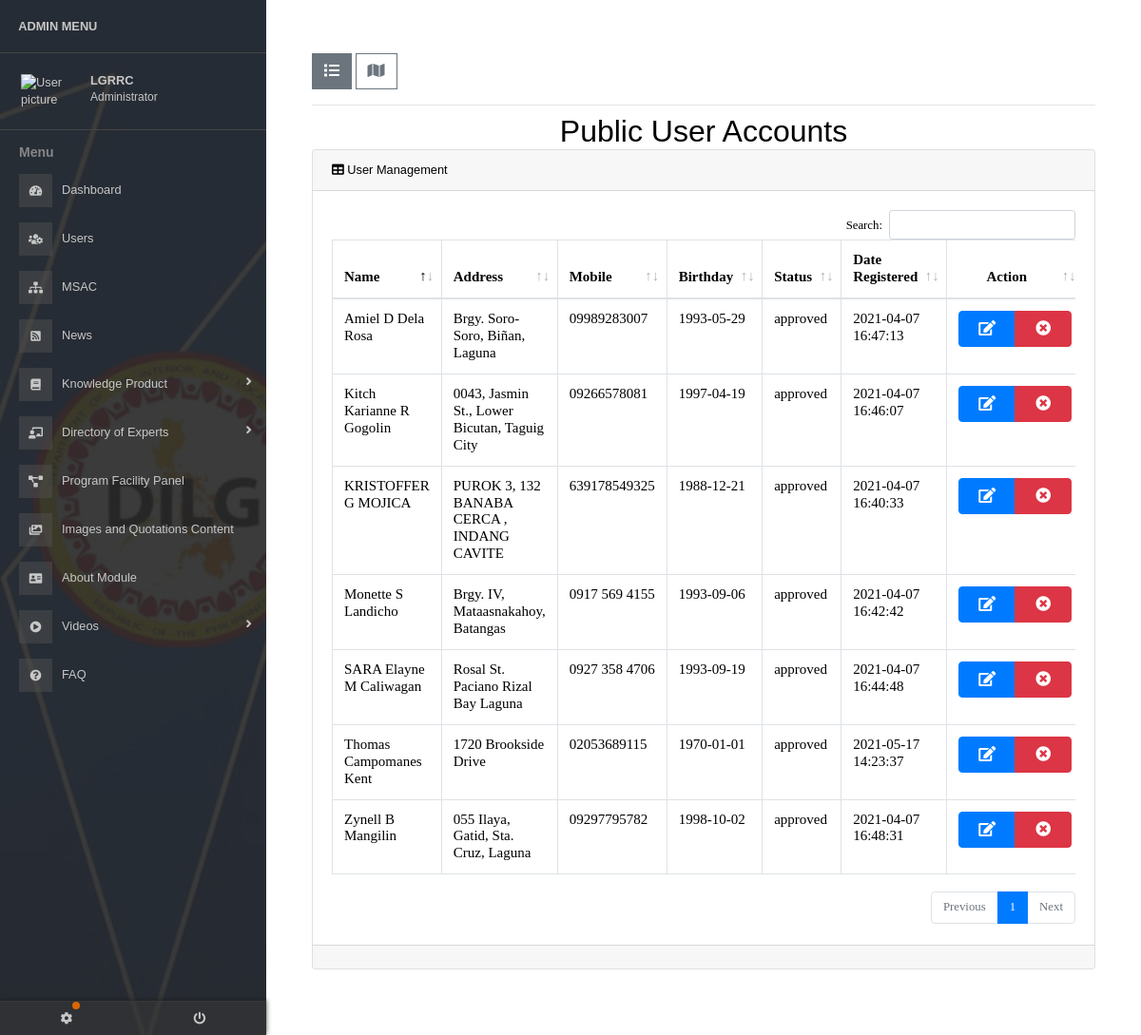
Screenshot of /admin/users.v1.php (signed in) with the database file from the repository.
### tables this page shows
CREATE TABLE `tbl_user` (
  `id` int(11) NOT NULL,
  `lastname` varchar(255) NOT NULL,
  `firstname` varchar(255) NOT NULL,
  `middlename` varchar(255) NOT NULL,
  `address` varchar(255) NOT NULL,
  `mobile` varchar(255) NOT NULL,
  `birthday` datetime NOT NULL,
  `username` varchar(255) NOT NULL,
  `password` varchar(255) NOT NULL,
  `status` varchar(255) NOT NULL,
  `dateUploaded` datetime NOT NULL,
  `borrowerId` varchar(11) NOT NULL,
  `usertype` varchar(255) NOT NULL,
  `email` varchar(255) NOT NULL
);

### admin/function php/Connection.php (called while the page is built, shortened)
<?php
class Connection
{
	function connect()
	{
		$db_name="calabarzondilggo_lgrrc";
		$mysql_username="calabarzondilggo_lgrrcuser";
		$mysql_password="`(q/*kTRV366'mqD@=eS-";
		$server_name="localhost";
		$conn=mysqli_connect($server_name, $mysql_username, $mysql_password, $db_name);
		return $conn;
	}
}
 ?>

### admin/function php/fetchUsersData.php (called while the page is built)
<?php
require_once 'Connection.php';
$users = getAllUsers();
function getAllUsers()
{
	$conn = new Connection();
	$data = [];
	$query = "SELECT `id`, `lastname`, `firstname`, `middlename`, `address`, `mobile`, DATE(`birthday`) as birthday, `username`, `password`, `status`, `dateUploaded`, `borrowerId`, `usertype`, `email` FROM `tbl_user` WHERE `usertype` = 'user' ORDER BY id DESC " ;
	$result = mysqli_query($conn->connect(), $query);
	while($row = mysqli_fetch_array($result))
	{
		$data[] = $row;
	}
	return $data;
}

### admin/users.v1.php (the view, shortened to what this page needs)
<?php
require_once 'function php/fetchUsersData.php';
 ?>
 <!DOCTYPE html>
<html lang="en">
<head>
    <?php include 'includes/css_includes.php'; ?>
</head>
<body>
    <div class="page-wrapper default-theme sidebar-bg bg1 toggled">
        <?php include 'includes/sidebar.php' ?>
        <main class="page-content pt-2">
            <div class="container-fluid p-5">
                <div class="row">
                    <div class="form-group col-md-12">
                        <a id="toggle-sidebar" class="btn btn-secondary rounded-0" href="#">
                            <span class="fas fa-list"></span>
                        </a>
                        <a id="pin-sidebar" class="btn btn-outline-secondary rounded-0" href="#">
                            <span class="fas fa-map"></span>
                        </a>
                    </div>
                </div>
                <hr>
            <div class="row">
                <div class="col-md-12 mt-2">
                    <center><h2>Public User Accounts</h2></center>
                     <div class="card mb-3">
                      <div class="card-header">
                        <i class="fa fa-table"></i> User Management
                      </div>
                      <div class="card-body">
                        <div class="table-responsive" style="font-family: ui monospace;">
                          <table class="table table-bordered" id="result1" width="100%" cellspacing="0" style="font-size: 15px;">
                            <thead>
                              <tr>
                                <th>Name</th>
                                <th>Address</th>
                                <th>Mobile</th>
                                <th>Birthday</th>
                                <th>Status</th>
                                <th>Date Registered</th>
                                <th width="7%"><center>Action</center></th>
                              </tr>
                            </thead>
                            <tbody>
                              <?php foreach ($users as $key => $user): ?>
                              <tr>
                                <td><?php echo $user['firstname'].' '.$user['middlename'].' '.$user['lastname']; ?></td>
                                <td><?php echo $user['address']; ?></td>
                                <td><?php echo $user['mobile']; ?></td>
                                <td><?php echo $user['birthday']; ?></td>
                                <td><?php echo $user['status']; ?></td>
                                <td><?php echo $user['dateUploaded']; ?></td>
                                <?php if ( $user['status'] == 'approved' ) { ?>
                                  <td>
                                    <center>
                                      <div class="cell-button-alignment">
                                        <div class="cell-button btn-group">
                                          <button style="width:60px;" type="button" id="td_btn_edit" data-id_edit="<?php echo $user["id"]; ?>" data-toggle= "modal" data-target="#modalUpdate" class="btn btn-md btn-primary">
                                          <span class="fa fa-edit"></span></button>
                                          <button style="width:60px;" type="button" id="td_btn_delete" data-id_delete="<?php echo $user["id"]; ?>" class="btn btn-md btn-danger" data-toggle="modal" data-target="#residentsModal">
                                          <span class="fa fa-times-circle"></span></button>
                                        </div>
                                      </div>
                                    </center>
                                  </td>
                                <?php } ?>
                              </tr>
                              <?php endforeach ?>
                            </tbody>
                          </table>
                        </div>
                      </div>
                      <div class="card-footer small text-muted"></div>
                    </div>
                </div>
            </div>
            </div>
        </main>
    </div>
</body>
</html>

### admin/includes/css_includes.php (shortened to what this page needs)
<link rel="stylesheet" href="assets/css/bootstrap.min.css">
<link rel="stylesheet" href="../fonts/font awesome/css/all.min.css">
<link rel="stylesheet" href="assets/css/jquery.mCustomScrollbar.css">
<link rel="stylesheet" href="css/main.css">
<link rel="stylesheet" href="css/sidebar-themes.css">
<link rel="stylesheet" type="text/css" href="DataTables/datatables.min.css"/>
<link rel="stylesheet" href="../rich texteditor/examples/css/site.css">
<link rel="stylesheet" href="../rich texteditor/src/richtext.min.css">

### admin/includes/sidebar.php (shortened to what this page needs)
<nav id="sidebar" class="sidebar-wrapper">
    <div class="sidebar-content">
        <div class="sidebar-item sidebar-brand">
            <a href="#">Admin Menu</a>
        </div>
        <div class="sidebar-item sidebar-header d-flex flex-nowrap">
            <div class="user-pic">
                <img class="img-responsive img-rounded" src="../images/lgrc_logo.png" alt="User picture">
            </div>
            <div class="user-info">
                <span class="user-name">
                    <strong>LGRRC</strong>
                </span>
                <span class="user-role">Administrator</span>
            </div>
        </div>
        <div class=" sidebar-item sidebar-menu">
            <ul>
                <li class="header-menu">
                    <span>Menu</span>
                </li>
                <li class="">
                    <a href="index.php">
                        <i class="fa fa-tachometer-alt"></i>
                        <span class="menu-text">Dashboard</span>
                    </a>
                </li>
                <li class="">
                    <a href="users.php">
                        <i class="fa fa-users-cog"></i>
                        <span class="menu-text">Users</span>
                    </a>
                </li>
                <li class="">
                    <a href="msac.php">
                        <i class="fa fa-sitemap"></i>
                        <span class="menu-text">MSAC</span>
                    </a>
                </li>
                <li class="">
                    <a href="news.php">
                        <i class="fa fa-rss-square"></i>
                        <span class="menu-text">News</span>
                    </a>
                </li>
                <li class="sidebar-dropdown">
                    <a href="#">
                        <i class="fa fa-book"></i>
                        <span class="menu-text">Knowledge Product</span>
                    </a>
                </li>
                <li class="sidebar-dropdown">
                    <a href="#">
                        <i class="fa fa-chalkboard-teacher"></i>
                        <span class="menu-text">Directory of Experts</span>
                    </a>
                </li>
                <li class="">
                    <a href="program.php">
                        <i class="fa fa-project-diagram"></i>
                        <span class="menu-text">Program Facility Panel</span>
                    </a>
                </li>
                <li class="">
                    <a href="content.php">
                        <i class="fa fa-images"></i>
                        <span class="menu-text">Images and Quotations Content</span>
                    </a>
                </li>
                <li class="">
                    <a href="about.php">
                        <i class="fa fa-address-card"></i>
                        <span class="menu-text">About Module</span>
                    </a>
                </li>
                <li class="sidebar-dropdown">
                    <a href="#">
                        <i class="fa fa-play-circle"></i>
                        <span class="menu-text">Videos</span>
                    </a>
                </li>
                <li class="">
                    <a href="faq.php">
                        <i class="fa fa-question-circle"></i>
                        <span class="menu-text">FAQ</span>
                    </a>
                </li>
            </ul>
        </div>
    </div>
    <div class="sidebar-footer">
        <div class="dropdown">
            <a href="#" data-toggle="dropdown" aria-haspopup="true" aria-expanded="false">
                <i class="fa fa-cog"></i>
                <span class="badge-sonar"></span>
            </a>
        </div>
        <div>
            <a href="../function php/logout.php">
                <i class="fa fa-power-off"></i>
            </a>
        </div>
    </div>
</nav>

### admin/css/sidebar-themes.css (style rules this page uses)
.default-theme .sidebar-wrapper { background-color: #1d1d1d; }
.default-theme .sidebar-wrapper .sidebar-item { border-top: 1px solid #2b2b2b; }
.default-theme .sidebar-wrapper .sidebar-item:first-child { border-top: none; }
.default-theme .sidebar-wrapper a:not(.dropdown-item), .default-theme .sidebar-wrapper .sidebar-header, .default-theme .sidebar-wrapper .sidebar-search input, .default-theme .sidebar-wrapper .sidebar-search i { color: #adadad; }
.default-theme .sidebar-wrapper .sidebar-menu ul li a i { background-color: #2b2b2b; }
.default-theme .sidebar-wrapper .sidebar-menu .header-menu span { color: #868686; }
.default-theme .sidebar-wrapper .sidebar-footer { background-color: #2b2b2b; -webkit-box-shadow: 0px -1px 5px #1d1d1d; box-shadow: 0px -1px 5px #1d1d1d; border-top: 1px solid #2b2b2b; }
.default-theme .sidebar-wrapper .sidebar-footer > div:first-child { border-left: none; }
.default-theme.sidebar-bg .sidebar-wrapper:before { background-color: rgba(42, 42, 42, 0.9); }
.default-theme.sidebar-bg .sidebar-wrapper a:not(.dropdown-item), .default-theme.sidebar-bg .sidebar-wrapper .sidebar-header, .default-theme.sidebar-bg .sidebar-wrapper .sidebar-search input, .default-theme.sidebar-bg .sidebar-wrapper .sidebar-search i { color: #c7c7c7; }
.default-theme.sidebar-bg .sidebar-wrapper .sidebar-item { border-color: #454545; }
.default-theme.sidebar-bg .sidebar-wrapper .sidebar-menu ul li a i { background-color: rgba(81, 81, 81, 0.5); }
.default-theme.sidebar-bg .sidebar-wrapper .sidebar-footer { background-color: rgba(56, 56, 56, 0.5); -webkit-box-shadow: 0px -1px 5px rgba(29, 29, 29, 0.8); box-shadow: 0px -1px 5px rgba(29, 29, 29, 0.8); border-top: 1px solid #383838; }

### rich texteditor/examples/css/site.css (style rules this page uses)
* { margin: 0; padding: 0; box-sizing: border-box; }
body { background-color: #EFEFEF; }

### widgEditor/css/main.css (style rules this page uses)
body { margin: 0; padding: 0 0 2em 0; background-color: #FFFFFF; color: #000000; font-family: Arial, Helvetica, sans-serif; font-size: 80%; line-height: 1.4em; }
body * { margin-top: 0; margin-bottom: 0; }

### widgEditor/css/widgContent.css (style rules this page uses)
body { font-family: Arial, Helvetica, sans-serif; font-size: 80%; color: #000000; }

### rows the page displays
tbl_user: firstname "Thomas", middlename "Campomanes", lastname "Kent", address "1720 Brookside Drive", mobile "02053689115", birthday "1970-01-01", status "approved", dateUploaded "2021-05-17 14:23:37"
tbl_user: firstname "Zynell", middlename "B", lastname "Mangilin", address "055 Ilaya, Gatid, Sta. Cruz, Laguna", mobile "09297795782", birthday "1998-10-02", status "approved", dateUploaded "2021-04-07 16:48:31"
tbl_user: firstname "Amiel", middlename "D", lastname "Dela Rosa", address "Brgy. Soro-Soro, Biñan, Laguna", mobile "09989283007", birthday "1993-05-29", status "approved", dateUploaded "2021-04-07 16:47:13", $user["id"] 6 (drawn)
tbl_user: firstname "Kitch Karianne", middlename "R", lastname "Gogolin", address "0043, Jasmin St., Lower Bicutan, Taguig City", mobile "09266578081", birthday "1997-04-19", status "approved", dateUploaded "2021-04-07 16:46:07"
tbl_user: firstname "SARA Elayne", middlename "M", lastname "Caliwagan", address "Rosal St. Paciano Rizal Bay Laguna", mobile "0927 358 4706", birthday "1993-09-19", status "approved", dateUploaded "2021-04-07 16:44:48"
tbl_user: firstname "Monette", middlename "S", lastname "Landicho", address "Brgy. IV, Mataasnakahoy, Batangas", mobile "0917 569 4155", birthday "1993-09-06", status "approved", dateUploaded "2021-04-07 16:42:42"
tbl_user: firstname "KRISTOFFER", middlename "G", lastname "MOJICA", address "PUROK 3, 132 BANABA CERCA , INDANG CAVITE", mobile "639178549325", birthday "1988-12-21", status "approved", dateUploaded "2021-04-07 16:40:33"
